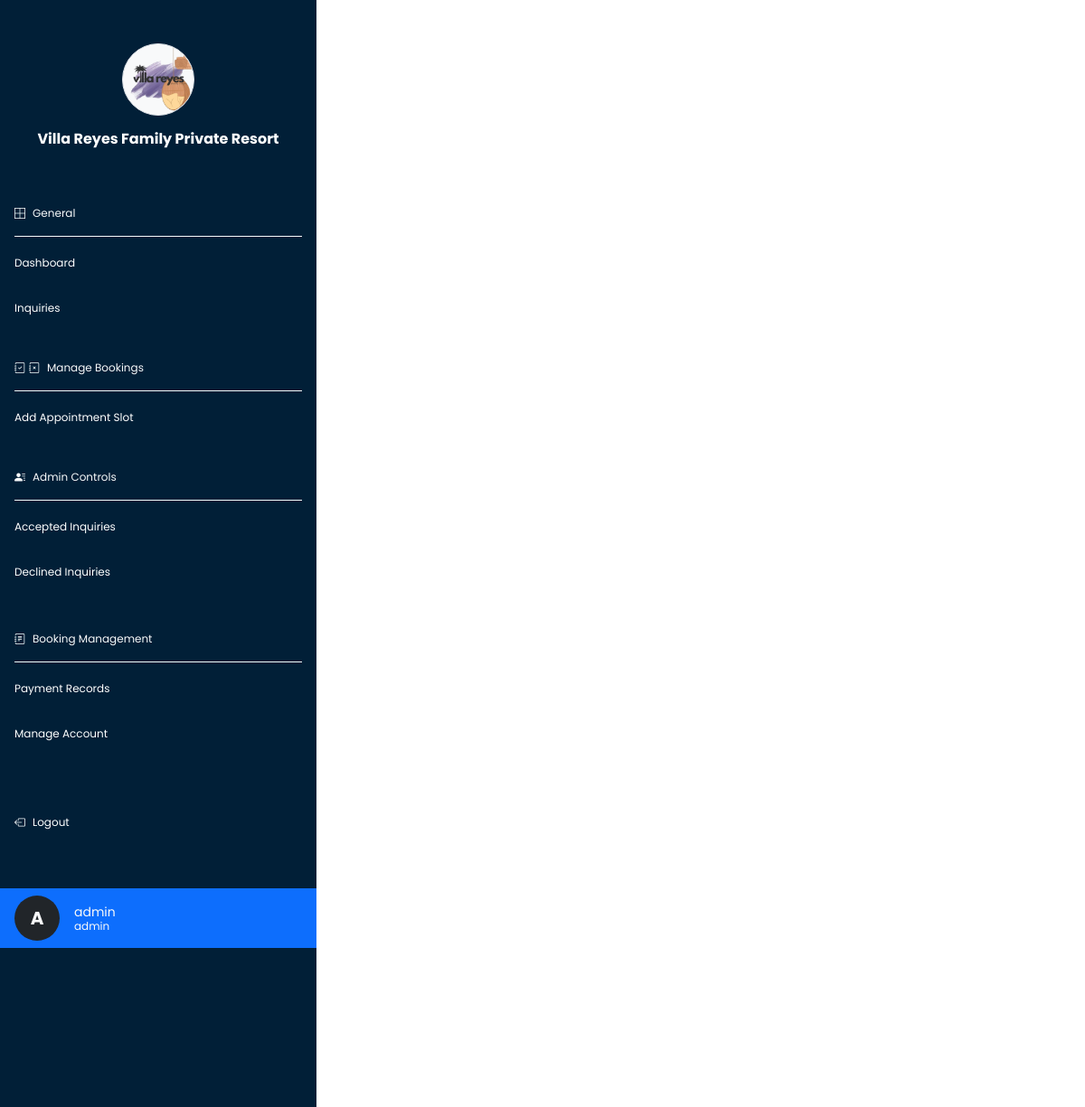
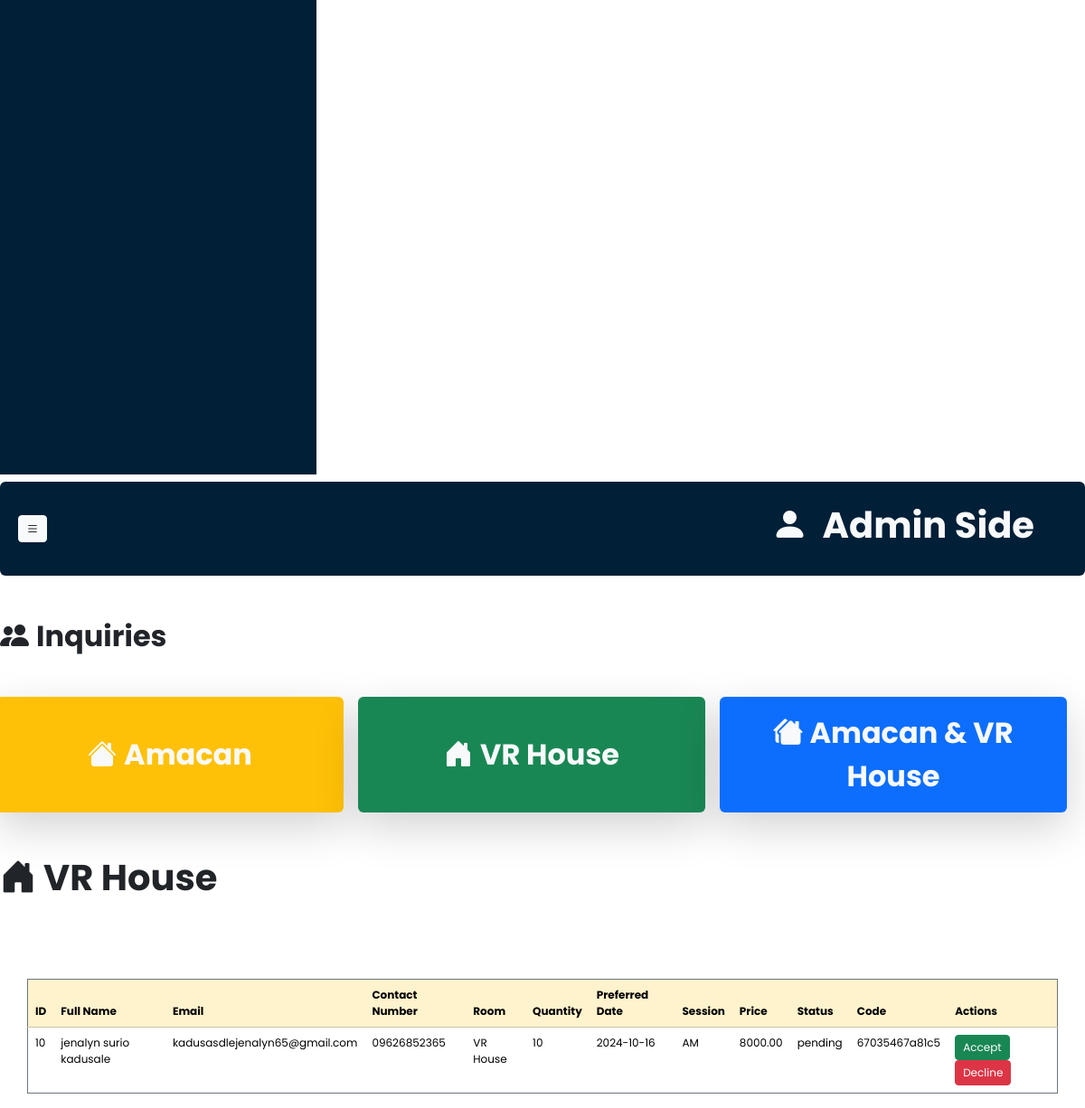
/adminInquiries/Vrhouse (signed in), run on the app's committed database (2 pictures, top to bottom).
### tables this page shows
CREATE TABLE `inquiries` (
  `id` int(11) NOT NULL,
  `full_name` varchar(255) NOT NULL,
  `email` varchar(255) NOT NULL,
  `contact_number` varchar(20) DEFAULT NULL,
  `room` varchar(50) DEFAULT NULL,
  `quantity` int(11) NOT NULL,
  `preferred_date` date NOT NULL,
  `created_at` timestamp NOT NULL DEFAULT current_timestamp(),
  `session` varchar(100) DEFAULT NULL,
  `code` varchar(50) DEFAULT NULL,
  `price` decimal(20,2) DEFAULT NULL,
  `status` varchar(50) DEFAULT NULL
);

### app/views/admin/adminvrhouse.php (the view, shortened to what this page needs)
<?php
require_once(dirname(__DIR__, 3) . '/configuration/dbConnection.php');
$stmt = $pdo->prepare("SELECT * FROM inquiries WHERE room = 'VR House' AND status = 'pending'");
$stmt->execute();
$vrInquiries = $stmt->fetchAll(PDO::FETCH_ASSOC);
?>
<!DOCTYPE html>
<html lang="en">
<head>
    <link href="https://cdn.jsdelivr.net/npm/bootstrap@5.3.3/dist/css/bootstrap.min.css" rel="stylesheet"
>
    <link rel="stylesheet"
        href="https://cdnjs.cloudflare.com/ajax/libs/bootstrap-icons/1.10.0/font/bootstrap-icons.min.css">
</head>
<body>
    <?php include 'app/views/admin/adminInclude/sidebar.php'; ?>
    <div class="content">
        <?php include 'app/views/admin/adminInclude/header.php'; ?>
        <h2 class="my-5 fw-bold"><i class="bi bi-people-fill me-2"></i>Inquiries</h2>
        <div class="row w-100 my-5">
            <button class="col btn btn-warning p-3 mx-2 border-0 rounded-2 shadow-lg text-light fs-2 fw-bold amacan"
                onclick="window.location.href = '/adminInquiries/Amacan'"><i
                    class="bi bi-house-fill me-2"></i>Amacan</button>
            <button class="col btn btn-success p-3 mx-2 border-0 rounded-2 shadow-lg text-light fs-2 fw-bold vrhouse"
                onclick="window.location.href = '/adminInquiries/Vrhouse'"><i class="bi bi-house-door-fill me-2"></i>VR
                House</button>
            <button class="col btn btn-primary p-3 mx-2 border-0 rounded-2 shadow-lg text-light fs-2 fw-bold 22hrs"
                onclick="window.location.href = '/adminInquiries/AmacananVrhouse'"><i
                    class="bi bi-houses-fill me-2"></i>Amacan & VR House</button>
        </div>
        <h1 class="fw-bold"><i class="bi bi-house-door-fill me-2"></i>VR House</h1>
        <div class="table-responsive">
            <table class="container table table-hover border border-secondary">
                <thead class="table-warning text-dark" style="font-size: 12px">
                    <tr>
                        <th>ID</th>
                        <th>Full Name</th>
                        <th>Email</th>
                        <th>Contact Number</th>
                        <th>Room</th>
                        <th>Quantity</th>
                        <th>Preferred Date</th>
                        <th>Session</th>
                        <th>Price</th>
                        <th>Status</th>
                        <th>Code</th>
                        <th>Actions</th>
                    </tr>
                </thead>
                <tbody class="text-dark" style="font-size: 12px">
                    <?php foreach ($vrInquiries as $inquiry): ?>
                        <tr>
                            <td><?php echo htmlspecialchars($inquiry['id']); ?></td>
                            <td><?php echo htmlspecialchars($inquiry['full_name']); ?></td>
                            <td><?php echo htmlspecialchars($inquiry['email']); ?></td>
                            <td><?php echo htmlspecialchars($inquiry['contact_number']); ?></td>
                            <td><?php echo htmlspecialchars($inquiry['room']); ?></td>
                            <td><?php echo htmlspecialchars($inquiry['quantity']); ?></td>
                            <td><?php echo htmlspecialchars($inquiry['preferred_date']); ?></td>
                            <td><?php echo htmlspecialchars($inquiry['session']); ?></td>
                            <td><?php echo htmlspecialchars($inquiry['price']); ?></td>
                            <td><?php echo htmlspecialchars($inquiry['status']); ?></td>
                            <td><?php echo htmlspecialchars($inquiry['code']); ?></td>
                            <td>
                            <form action="/adminInquiries/Vrhouse" method="POST" style="display:inline;">
                                    <button class="btn btn-success btn-sm" style="font-size: 12px" type="submit">
                                        Accept
                                    </button>
                                </form>
                                <form action="/adminInquiries/Vrhouse" method="POST" style="display:inline;">
                                    <button class="btn btn-danger btn-sm" style="font-size: 12px" type="submit">
                                        Decline
                                    </button>
                                </form>
                            </td>
                        </tr>
                    <?php endforeach; ?>
                </tbody>
            </table>
        </div>
    </div>
</body>
</html>

### index.php
<?php
$uri = rtrim(parse_url($_SERVER['REQUEST_URI'], PHP_URL_PATH), '/');
if ($uri === '') {
    require_once 'app/views/main.php';
} elseif ($uri === '/Services') {
    require_once 'app/views/services.php';
}elseif ($uri === '/amenities') {
    require_once 'app/views/amenities.php';
} elseif ($uri === '/AboutUs') {
    require_once 'app/views/aboutus.php';
} elseif ($uri === '/promo') {
    require_once 'app/views/promo.php';
} elseif ($uri === '/signin') {
    require_once 'app/views/login.php';
}  elseif ($uri === '/signup') {
    require_once 'app/views/signup.php';
} elseif ($uri === '/adminInquiries') {
    require_once 'app/views/admin/adminInquiries.php';
} elseif ($uri === '/adminInquiries/Amacan') {
    require_once 'app/views/admin/adminamacan.php';
} elseif ($uri === '/adminInquiries/Vrhouse') {
    require_once 'app/views/admin/adminvrhouse.php';
} elseif ($uri === '/adminInquiries/AmacananVrhouse') {
    require_once 'app/views/admin/adminamacanvr.php';
} elseif ($uri === '/dashboard') {
    require_once(__DIR__ . '/app/views/admin/dashboard.php');
} elseif ($uri === '/AddAppointment') {
    require_once 'app/views/admin/adminaddappointment.php';
} elseif ($uri === '/AcceptedInquiries') {
    require_once 'app/views/admin/adminaccepted.php';
} elseif ($uri === '/DeclinedInquiries') {
    require_once 'app/views/admin/admindecline.php';
} elseif ($uri === '/logout') {
    require_once(__DIR__ . '/app/views/admin/logout.php');
} elseif ($uri === '/room') {
    require_once(__DIR__ . '/app/views/room.php');
}  elseif ($uri === '/amacan') {
    require_once(__DIR__ . '/app/views/amacanbook.php');
} elseif ($uri === '/amacanbooking') {
    require_once(__DIR__ . '/app/views/amacanprocessbooking.php');
} elseif ($uri === '/vrhouse') {
    require_once(__DIR__ . '/app/views/vrhousebook.php');
} elseif ($uri === '/vrhousebooking') {
    require_once(__DIR__ . '/app/views/vrhousenprocessbooking.php');
} elseif ($uri === '/confirm') {
    require_once(__DIR__ . '/app/views/confirm.php');
} else {
    http_response_code(404);
    echo "404 Not Found";
}

### app/views/admin/adminInclude/sidebar.php (shortened to what this page needs)
<!DOCTYPE html>
<html lang="en">
<head>
</head>
<body>
    <div class="sidebar">
        <div class="text-center mt-5 mb-0">
            <img src="/public/assets/images/logo/villaresortlogo.png" alt="logo" width="80"
                class="bg-light rounded-circle border border-secondaey">
            <h4 class="text-white fs-6 mt-3 fw-bold mb-5 px-2">Villa Reyes Family Private Resort</h4>
        </div>
        <p class="text-light mx-3 border-bottom border-light py-3 mb-1" style="font-size: 12px;"><i class="bi bi-border-all me-2"></i>General</p>
        <a href="/dashboard">Dashboard</a>
        <a href="/adminInquiries">Inquiries</a>
        <p class="text-light mx-3 border-bottom border-light py-3 mb-1 mt-3" style="font-size: 12px;"><i class="bi bi-journal-check me-1"></i><i class="bi bi-journal-x me-2"></i></i>Manage Bookings
        </p>
        <a href="/AddAppointment">Add Appointment Slot</a>
        <p class="text-light mx-3 border-bottom border-light py-3 mb-1 mt-3" style="font-size: 12px;"><i class="bi bi-person-lines-fill me-2"></i>Admin Controls</p>
        <a href="/AcceptedInquiries">Accepted Inquiries</a>
        <a href="/DeclinedInquiries">Declined Inquiries</a>
        <p class="text-light mx-3 border-bottom border-light py-3 mt-4 mb-1" style="font-size: 12px;"><i class="bi bi-journal-text me-2"></i>Booking Management
        </p>
        <a href="#">Payment Records</a>
        <a href="#">Manage Account</a>
        <a href="/logout" class="my-5"><i class="bi bi-box-arrow-left me-2"></i>Logout</a>
        <div class="text-light bg-primary d-flex align-items-end justify-content-start py-2">
            <span class="bg-dark rounded-circle mx-3 fw-bold"
                style="font-size: 20px; width: 50px; height: 50px; display: flex; align-items: center; justify-content: center;">
                <?php
                $firstLetter = strtoupper(substr(htmlspecialchars($_SESSION['user']), 0, 1));
                echo $firstLetter;
                ?>
            </span>
            <div style="font-size: 12px; line-height: 0">
                <p style="font-size: 14px;"><?php echo htmlspecialchars($_SESSION['user']); ?></p>
                <p>admin</p>
            </div>
        </div>
    </div>
</body>
</html>

### app/views/admin/adminInclude/header.php (shortened to what this page needs)
<div class="container-fluid text-light py-4 rounded-2 mt-2 d-flex justify-content-between align-items-center pe-5" style="background-color: #011F37ff">
    <button id="toggleSidebar" class="btn btn-light btn-sm ms-2" style="height: 30px;"><i class="bi bi-list"></i></button>
    <h1 class="mx-2 fw-bold"><i class="bi bi-person-fill me-3"></i>Admin Side</h1>
</div>

### app/views/admin/adminvrhouse.php (style rules this page uses)
* { margin: 0; padding: 0; box-sizing: border-box; font-family: "Poppins", system-ui; }
body { font-family: Arial, sans-serif; overflow-x: hidden; }
.amacan { transition: background-color 0.3s ease, color 0.3s ease; }
table { margin-top: 5rem; }

### app/views/admin/adminInclude/sidebar.php (style rules this page uses)
body { font-family: Arial, sans-serif; }
.sidebar { height: 100vh; width: 350px; margin-left: 0; max-width: 350px; background-color: #011F37ff; overflow-y: scroll; scrollbar-width: thin; scrollbar-color: #011F37ff #fff; scroll-padding: 0; scroll-margin: 0; font-size: 12px; transition: all 0.3s ease; }
.sidebar a { display: block; color: white; padding: 1rem; text-decoration: none; transition: all 0.3s ease; }
h4 { font-size: 14px; margin-bottom: 8rem; }

### data on the page
inquiries: id "10", full_name "jenalyn surio kadusale", email "kadusasdlejenalyn65@gmail.com", contact_number "09626852365", room "VR House", quantity "10", preferred_date "2024-10-16", session "AM", price "8000.00", status "pending", code "67035467a81c5"

### other printed values
$firstLetter "A"
$_SESSION['user'] "admin"
